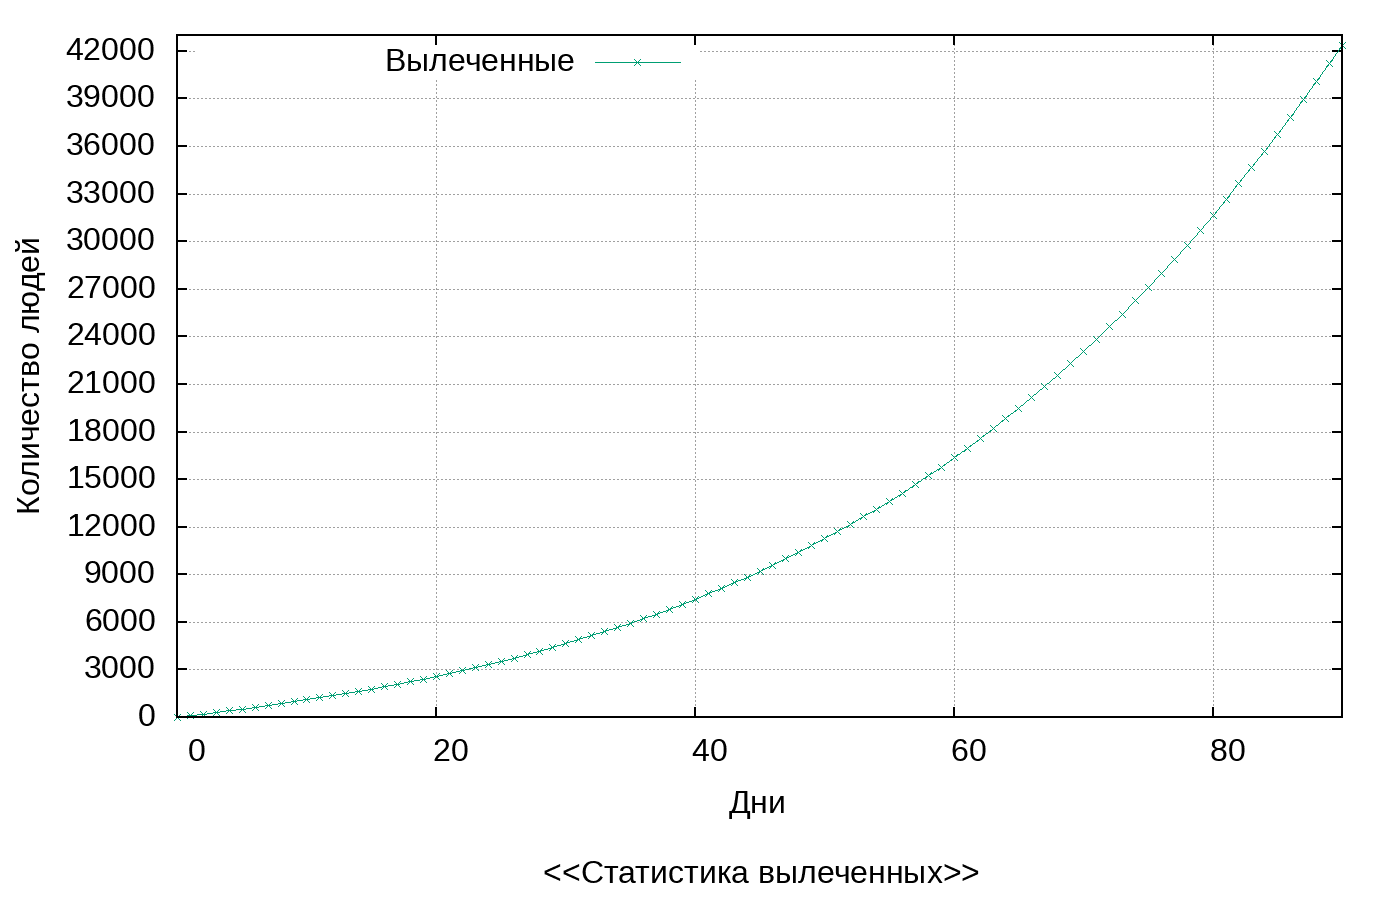

The script that saved this image:
#!/usr/bin/gnuplot

set termoption enhanced
set terminal png size 1400,900 font "Arial, 24"
set output "r.png"
set style line 1 lc rgb "0xDC143C" lt 1 lw 4 pt 9 ps 1
set border lw 2
set grid
set key top left
set xlabel "Дни\n\n <<Статистика вылеченных>>
set ylabel "Количество людей" rotate by 90
set xtics 20
set ytics 3000
set format x "%6.0f"
set format y "%1.0f"
set yrange [0:43000]
set xrange [0:90]
plot "recovered.txt" using 1:2 title "Вылеченные" with linespoints ls 2, 